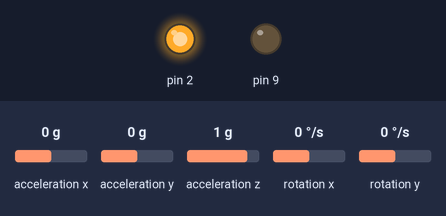
Bench run of a sketch on a simulated Arduino Uno, built with avr-gcc and run on an emulated ATmega328P. On the bench: output pins drawn as LEDs (lit = HIGH). Wiring (inferred from the names in the program): MPU-9250 motion sensor at I2C address 0x68. Inputs (shaded band) come from the test bench; at power-on: acceleration z 1 g, acceleration x 0 g, acceleration y 0 g, rotation x 0 °/s, rotation y 0 °/s. What the sketch prints to the serial monitor is not drawn.

Above: at 0.8 s.
0.9 s: acceleration z set to 0 g
Timing chart, 0 to 3.9 s (numbered marks = the images above; inputs shaded):
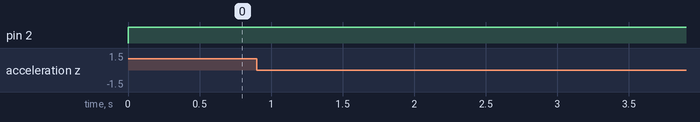

Measured:
- after the input at 0.9 s, every drawn part: stays the same

The sketch:

pid.ino
```cpp
#include <PID_v1.h>
#include "IMU.h"
#include "Motor.h"

//PID VARS

double MotorPWM = 0;
double TargetTheta = 0;
double kp = 0.5;
double ki = 0.5;
double kd = 0.5;

//DEFINE PINS

#define PHASELEFT 2
#define ENABLELEFT 9

// Instantiate an instance of the IMU class
iMU imu;

// Instantiate an instance of the PID class
PID myPID(&imu.THETA_Y,&MotorPWM, &TargetTheta, kp, ki, kd, DIRECT);

// Instantiate motor objects
motor leftmotor(ENABLELEFT, PHASELEFT);

void setup() {

 leftmotor.Speed(0);
 leftmotor.Direction(true);

 myPID.SetMode(AUTOMATIC);

  // put your setup code here, to run once:

 imu.Begin();
 imu.ConfigureGyro();
 imu.ConfigureAccelerometer();
 imu.Calibrate();
}

void loop() {
  imu.ReadAccelerometer();
  imu.ReadGyro();
  imu.CalculateTilt();
  myPID.Compute();
  imu.PrintResult();
}
```

IMU.cpp
```cpp
#include <Wire.h>
#include "IMU.h"

//MPU9250 CONSTANTS

#define MPU9250_ADDRESS 0x68
#define GYRO_CONFIG_REG 0x1B

#define GYRO_X_REG 0x43
#define GYRO_Y_REG 0x45
#define GYRO_Z_REG 0x47

#define ACC_X_REG 0x3B
#define ACC_Y_REG 0x3D
#define ACC_Z_REG 0x3F

iMU::iMU() {

}

void iMU::Begin(){
  Serial.begin(115200);
  Wire.begin();
}

void iMU::ConfigureGyro(){
  Wire.beginTransmission(MPU9250_ADDRESS);
  Wire.write(GYRO_CONFIG_REG);
  Wire.write(0b00010000);
  Wire.endTransmission();
}

float iMU::ReadGyro(){

  Wire.beginTransmission(MPU9250_ADDRESS);
  Wire.write(GYRO_X_REG);
  Wire.endTransmission();

  Wire.requestFrom(MPU9250_ADDRESS, 2);
  while(Wire.available() < 2);

  GYRO_X_H = Wire.read();
  GYRO_X_L = Wire.read();

  Wire.beginTransmission(MPU9250_ADDRESS);
  Wire.write(GYRO_Y_REG);
  Wire.endTransmission();

  Wire.requestFrom(MPU9250_ADDRESS, 2);
  while(Wire.available() < 2);

  GYRO_Y_H = Wire.read();
  GYRO_Y_L = Wire.read();

  GYRO_X_H = GYRO_X_H << 8;
  GYRO_X = (GYRO_X_H + GYRO_X_L)/32.8;

  GYRO_Y_H = GYRO_Y_H << 8;
  GYRO_Y = (GYRO_Y_H + GYRO_Y_L)/32.8;

  return GYRO_X;

}

void iMU::CalculateTilt(){

  static bool init_flag;
  static unsigned long t_start;
  static unsigned long t_fin;
  unsigned long delta_t;

  ACC_THETA_X = (-180/3.141)*atan((ACC_Y)/(ACC_Z));
  ACC_THETA_Y = (180/3.141)*atan((ACC_X)/(ACC_Z));

  if(init_flag != true){
    t_start = millis();
    init_flag = true;

    THETA_X = ACC_THETA_X;
    THETA_Y = ACC_THETA_Y;
  }
  t_fin = millis();
  // Using Accelerometer

  delta_t = (t_fin - t_start);

  GYRO_DTHETA_X = 0.001*((GYRO_X-GYRO_CAL_X)*delta_t);
  GYRO_DTHETA_Y = 0.001*((GYRO_Y-GYRO_CAL_Y)*delta_t);

  THETA_X += 1*GYRO_DTHETA_X + 0.000*(ACC_THETA_X - ACC_CAL_X);
  THETA_Y += 1*GYRO_DTHETA_Y + 0.000*(ACC_THETA_Y - ACC_CAL_Y);

  t_start = millis();
}

void iMU::PrintResult(){
  Serial.print(THETA_X);
  Serial.print(" ");
  Serial.print(THETA_Y);
  Serial.print(" ");
  Serial.print(ACC_THETA_X);
  Serial.print(" ");
  Serial.println(ACC_THETA_Y);

}

void iMU::Calibrate(){
  for(int i = 0; i<5000; i++){
   ReadGyro();
   ReadAccelerometer();

   GYRO_CAL_X = GYRO_CAL_X + GYRO_X;
   GYRO_CAL_Y = GYRO_CAL_Y + GYRO_Y;

   ACC_THETA_X = (-180/3.141)*atan((ACC_Y)/(ACC_Z));
   ACC_THETA_Y = (180/3.141)*atan((ACC_X)/(ACC_Z));

   ACC_CAL_X = ACC_CAL_X + ACC_THETA_X;
   ACC_CAL_Y = ACC_CAL_Y + ACC_THETA_Y;

   Serial.print(GYRO_CAL_X);
   Serial.print(" ");
   Serial.print(GYRO_CAL_Y);
   Serial.print(" ");
   Serial.println(ACC_CAL_X);

  }

  GYRO_CAL_X = GYRO_CAL_X/5000.0;
  GYRO_CAL_Y = GYRO_CAL_Y/5000.0;

  ACC_CAL_X = ACC_CAL_X/5000;
  ACC_CAL_Y = ACC_CAL_Y/5000;
  ACC_CAL_Z = ACC_CAL_Z/5000;

  Serial.print(GYRO_CAL_X);
  Serial.print(" ");
  Serial.print(GYRO_CAL_Y);
  Serial.print(" ");
  Serial.println(ACC_CAL_X);
  delay(2000);
}

void iMU::ConfigureAccelerometer(){

}

float iMU::ReadAccelerometer(){
  Wire.beginTransmission(MPU9250_ADDRESS);
  Wire.write(ACC_X_REG);
  Wire.endTransmission();

  Wire.requestFrom(MPU9250_ADDRESS, 2);
  while(Wire.available() < 2);

  ACC_X_H = Wire.read();
  ACC_X_L = Wire.read();

  Wire.beginTransmission(MPU9250_ADDRESS);
  Wire.write(ACC_Y_REG);
  Wire.endTransmission();

  Wire.requestFrom(MPU9250_ADDRESS, 2);
  while(Wire.available() < 2);

  ACC_Y_H = Wire.read();
  ACC_Y_L = Wire.read();

  Wire.beginTransmission(MPU9250_ADDRESS);
  Wire.write(ACC_Z_REG);
  Wire.endTransmission();

  Wire.requestFrom(MPU9250_ADDRESS, 2);
  while(Wire.available() < 2);

  ACC_Z_H = Wire.read();
  ACC_Z_L = Wire.read();

  ACC_X_H = ACC_X_H << 8;
  ACC_X = (float(ACC_X_H) + float(ACC_X_L))/16384;

  ACC_Y_H = ACC_Y_H << 8;
  ACC_Y = (float(ACC_Y_H) + float(ACC_Y_L))/16384;

  ACC_Z_H = ACC_Z_H << 8;
  ACC_Z = -1*(float(ACC_Z_H) + float(ACC_Z_L))/16384;

  return ACC_X;

}
```

IMU.h
```cpp
#ifndef IMU
#define IMU

#if (ARDUINO >= 100)
  #include "Arduino.h"
#else
  #include "WProgram.h"
#endif

class iMU {
  public:
  //Constructor
    iMU();
  //Methods
  void Begin();
  void ConfigureGyro();
  float ReadGyro();
  void CalculateTilt();
  void PrintResult();
  void Calibrate();
  void ConfigureAccelerometer();
  float ReadAccelerometer();
  double THETA_X;
  double THETA_Y;


  private:
    int GYRO_X_H;
    int GYRO_X_L;
    int GYRO_Y_H;
    int GYRO_Y_L;
    int ACC_X_H;
    int ACC_X_L;
    int ACC_Y_H;
    int ACC_Y_L;
    int ACC_Z_H;
    int ACC_Z_L;
    int PrintCount;

    double GYRO_DTHETA_X;
    double GYRO_DTHETA_Y;
    double GYRO_X;
    double GYRO_Y;
    double ACC_X;
    double ACC_Y;
    double ACC_Z;
    double ACC_THETA_X;
    double ACC_THETA_Y;
    double delta_x;
    double GYRO_CAL_X;
    double GYRO_CAL_Y;
    double ACC_CAL_X;
    double ACC_CAL_Y;
    double ACC_CAL_Z;

};
#endif
```

Motor.cpp
```cpp
#include "Motor.h"


motor::motor(int Enable, int Phase){
  _Enable = Enable;
  _Phase = Phase;
  pinMode(_Enable, OUTPUT);
  pinMode(_Phase, OUTPUT);
}

void motor::Direction(bool Clockwise){
  digitalWrite(_Phase, Clockwise);
}

void motor::Speed(int Level){
  analogWrite(_Enable, Level);
}
```

Motor.h
```cpp
#ifndef Motor
#define Motor

#if (ARDUINO >= 100)
  #include "Arduino.h"
#else
  #include "WProgram.h"
#endif

class motor {
  public:

    //Constructor
    motor(int Enable, int Phase);
    void Direction(bool Clockwise);
    void Speed(int Level);

  private:

    int _Enable;
    int _Phase;

};

#endif
```
